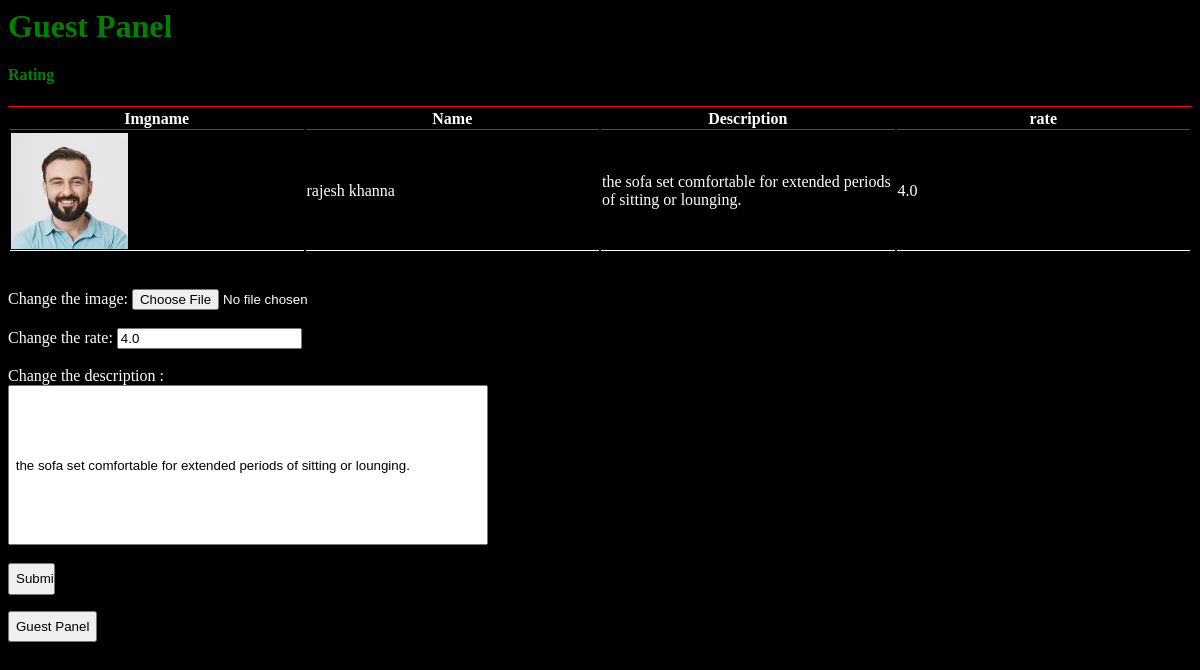
Page /admin/guest_rating_crud.php?name=rajesh khanna on the committed database.
### tables this page shows
CREATE TABLE `guest` (
  `imgname` varchar(255) DEFAULT NULL,
  `name` varchar(255) DEFAULT NULL,
  `description` text DEFAULT NULL,
  `price` decimal(10,2) DEFAULT NULL,
  `rating` decimal(3,1) DEFAULT NULL,
  `role` varchar(255) DEFAULT NULL
);

### admin/guest_rating_crud.php (the view, shortened to what this page needs)
<?php
include_once("../dbconnection/connection.php");
$raw_name = $_GET["name"];
if (preg_match('/[^\w\s]/', $raw_name) || preg_match('/\d/', $raw_name)) {
    $clean_name = str_replace(['%', "'"], '', $raw_name);
    $name = $clean_name;
} else {
    $name = urldecode($raw_name);
}
$q="select * from guest where name='$name'";
if ($result = mysqli_query($conn, $q)) {
    while ($row = mysqli_fetch_array($result)) {
        $imgname = $row['imgname'];
        $desc = $row['description'];
        $rate = $row['rating'];
    }
  }
?>
<h1>Guest Panel</h1>
<h4>Rating</h4>
<table>
    <tr>
    <th>Imgname</th>
    <th>Name</th>
    <th>Description</th>
    <th>rate</th>
    </tr>
    <tr>
        <td><image height='40%' width='40%' src="../img/<?php echo $imgname ?>" /></td>
        <td><?php echo $name; ?></td>
        <td><?php echo $desc; ?></td>
        <td><?php echo $rate; ?></td>
    </tr>
</table><br><br>
<form action="guest_rating_crud.php?name=<?php echo $name; ?>" enctype="multipart/form-data" method="POST">
    Change the image:
    <input type="file" name="img"><br><br>
    Change the rate:
    <input type="number" name="rate" max="5" value="<?php echo $rate; ?>"><br><br>
    Change the description :<br>
    <input type="text" name="desc" style="height:10rem;width:30rem;" value="<?php echo $desc; ?>"><br><br>
    <input type="submit" name="up_btn" style="height:4%;width:4%;">
</form>
<a href="guest_crud.php">
<input type="button" style="height:4%;" value="Guest Panel">
</a>

### admin/guest_rating_crud.php (style rules this page uses)
h1 { color:green; }
h4 { color:green; }
table { border-top: 1px solid red; width: 100%; justify-content: center; }
td { border-bottom: 1px solid white; width: 25%; justify-content: center; }
th { border-bottom: 1px solid red; width: 25%; justify-content: center; }

### rows in the picture
guest: imgname (picture), description "the sofa set comfortable for extended periods of sitting or lounging.", rating "4.0", rate "4.0", desc "the sofa set comfortable for extended periods of sitting or lounging."

### other values in the picture
$name "rajesh khanna"
